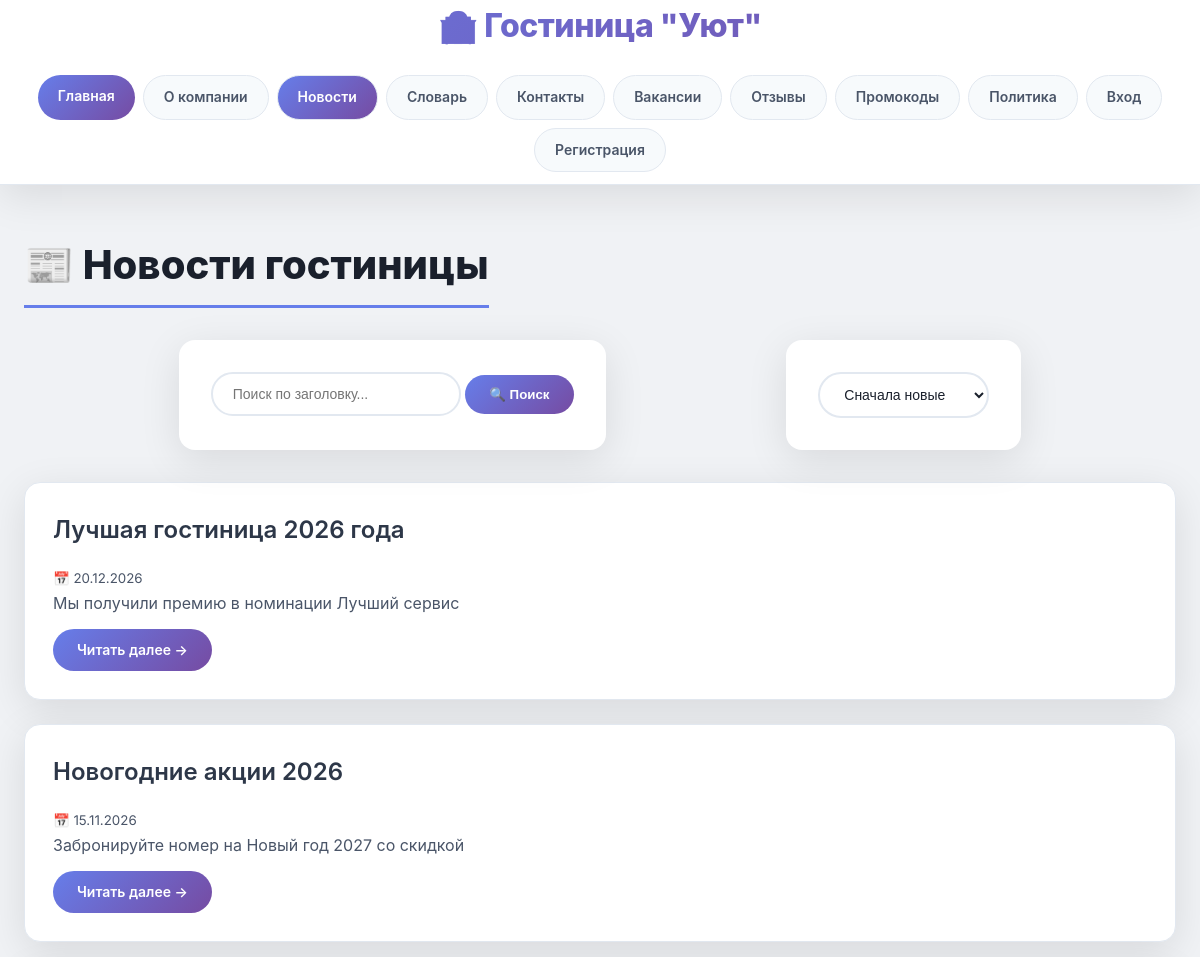
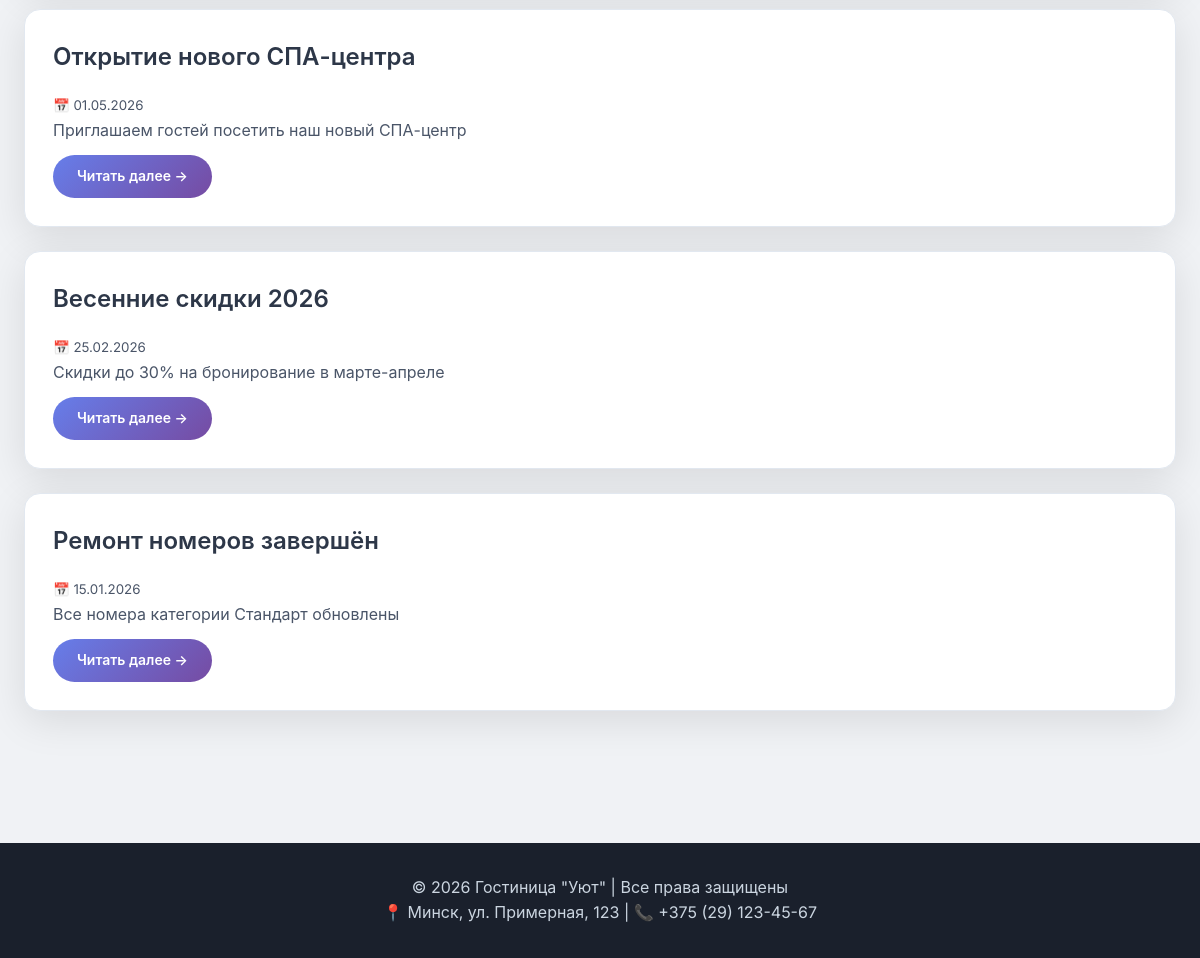
Page /news/ on the committed database (2 pictures, top to bottom).
### hotel/models.py (models this page shows, shortened)
class News(models.Model):
    title = models.CharField(max_length=200)
    short_description = models.CharField(max_length=300)
    full_text = models.TextField()
    image = models.ImageField(upload_to='news/', null=True, blank=True)
    created_at = models.DateTimeField(auto_now_add=True)
    published_at = models.DateTimeField(default=timezone.now)
    class Meta:
        verbose_name = 'Новость'
        verbose_name_plural = 'Новости'
        ordering = ['-published_at']

### hotel/views.py (the view)
# urls.py: path('news/', views.news_list, name='news_list'),
def news_list(request):
    query = request.GET.get('q', '')
    sort = request.GET.get('sort', '-published_at')
    news_list = News.objects.all()
    if query:
        news_list = news_list.filter(title__icontains=query)
    news_list = news_list.order_by(sort)
    return render(request, 'hotel/news_list.html', {'news_list': news_list, 'query': query})

### hotel/templates/hotel/news_list.html (shortened to what this page needs)
{% extends 'hotel/base.html' %}
{% load static %}
{% block content %}
<h2>📰 Новости гостиницы</h2>
<div class="search-sort">
    <form method="get" style="display: inline-block;">
        <input type="text" name="q" placeholder="Поиск по заголовку..." value="{{ query }}">
        <button type="submit">🔍 Поиск</button>
    </form>
    <form method="get" style="display: inline-block; margin-left: 10px;">
        <select name="sort" onchange="this.form.submit()">
            <option value="-published_at" {% if request.GET.sort == '-published_at' %}selected{% endif %}>Сначала новые</option>
        </select>
    </form>
</div>
{% for news in news_list %}
    <div class="news-item">
        <h3>{{ news.title }}</h3>
        <p><small>📅 {{ news.published_at|date:"d.m.Y" }}</small></p>
        <p>{{ news.short_description }}</p>
        <a href="/news/{{ news.id }}/" class="btn">Читать далее →</a>
    </div>
{% empty %}
    <p>Новостей пока нет</p>
{% endfor %}
{% endblock %}

### hotel/static/hotel/css/style.css (style rules this page uses)
:root { --primary: #667eea; --primary-dark: #5a67d8; --secondary: #f56565; --dark: #2d3748; --light: #f7fafc; --gray: #718096; --success: #48bb78; --warning: #ed8936; --gradient: linear-gradient(135deg, #667eea 0%, #764ba2 100%); --shadow: 0 10px 40px rgba(0,0,0,0.1); --shadow-hover: 0 20px 60px rgba(0,0,0,0.15); --border-radius: 16px; --transition: all 0.3s ease; }
* { margin: 0; padding: 0; box-sizing: border-box; }
body { font-family: 'Inter', -apple-system, BlinkMacSystemFont, 'Segoe UI', Roboto, sans-serif; background: #f0f2f5; color: #1a202c; line-height: 1.6; min-height: 100vh; }
.news-item, .term-item, .vacancy-item, .review-item, .promo-item, .booking-item, .employee-card { background: white; padding: 28px; margin-bottom: 24px; border-radius: var(--border-radius); box-shadow: var(--shadow); transition: var(--transition); border: 1px solid #e2e8f0; color: #1a202c; }
.news-item h3, .term-item strong, .vacancy-item h3, .review-item p, .promo-item h3, .booking-item p, .employee-card h3 { color: #2d3748; }
.news-item p, .term-item p, .vacancy-item p, .review-item p, .promo-item p, .booking-item p, .employee-card p { color: #4a5568; }
.btn { display: inline-block; background: var(--gradient); color: white !important; padding: 10px 24px; text-decoration: none; border-radius: 40px; margin-top: 12px; margin-right: 8px; transition: var(--transition); border: none; cursor: pointer; font-weight: 600; font-size: 14px; }
form { background: white; padding: 32px; border-radius: var(--border-radius); box-shadow: var(--shadow); max-width: 600px; margin: 0 auto; }
form input, form select, form textarea { width: 100%; padding: 12px 16px; border: 2px solid #e2e8f0; border-radius: 12px; font-size: 14px; transition: var(--transition); background: white; color: #1a202c; }
main h2 { font-size: 2.5rem; font-weight: 800; margin-bottom: 32px; color: #1a202c; border-bottom: 3px solid var(--primary); display: inline-block; padding-bottom: 8px; }
main h3 { font-size: 1.5rem; font-weight: 600; margin-bottom: 16px; color: #2d3748; }
.search-sort { display: flex; gap: 16px; margin-bottom: 32px; flex-wrap: wrap; }
.search-sort input { padding: 12px 20px; border: 2px solid #e2e8f0; border-radius: 40px; width: 250px; background: white; color: #1a202c; }
.search-sort select { padding: 12px 20px; border: 2px solid #e2e8f0; border-radius: 40px; background: white; color: #1a202c; }
.search-sort button { background: var(--gradient); border: none; padding: 12px 24px; border-radius: 40px; color: white; font-weight: 600; cursor: pointer; }
.news-item, .term-item, .vacancy-item, .review-item, .promo-item, .booking-item, .employee-card { animation: fadeIn 0.5s ease-out; }

### rows in the picture
News: title "Лучшая гостиница 2026 года", published_at "20.12.2026", short_description "Мы получили премию в номинации Лучший сервис"
News: title "Новогодние акции 2026", published_at "15.11.2026", short_description "Забронируйте номер на Новый год 2027 со скидкой"
News: title "Открытие нового СПА-центра", published_at "01.05.2026", short_description "Приглашаем гостей посетить наш новый СПА-центр"
News: title "Весенние скидки 2026", published_at "25.02.2026", short_description "Скидки до 30% на бронирование в марте-апреле"
News: title "Ремонт номеров завершён", published_at "15.01.2026", short_description "Все номера категории Стандарт обновлены"
